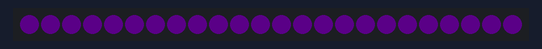
This sketch was run on a simulated Arduino Uno, built with avr-gcc and run on an emulated ATmega328P. On the bench: 24 RGB LEDs in strip order, left to right. Dim RGB values are drawn brighter than linear; random numbers use the default seed unless the sketch sets one.

Above: at 0.05 s.
At 4.85 s:
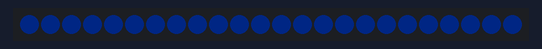
At 9.85 s:
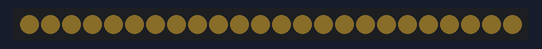
At 19.95 s:
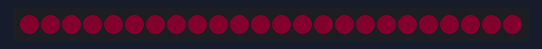
At 30.06 s:
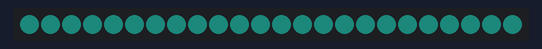
At 39.86 s:
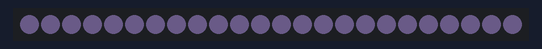

The sketch:

coderdojo_pixels_ring_8.ino
```cpp
#include <Adafruit_NeoPixel.h>

// Vaste waarden om het programma leesbaarder te maken. Daarvoor gebruiken we #define ...

// Arduino Uno, bordselectie: 'Arduino Uno'
// #define PIXEL_PIN 11  // ESP32 DEV module pin pixels

// ESP32 DEV module, bordselectie: 'ESP32 DEV module'
// #define PIXEL_PIN 13  // ESP32 DEV module pin pixels

// ESP32 C3 Super Mini (Plus), bordselectie: 'Nologo ESPC3 Super Mini'
#define PIXEL_PIN 0  // ESP32 C3 Super Mini (Plus) pin pixels

#define AANTAL_PIXELS 24  // Pas dit aan voor het aantal pixels dat jij op jouw pixelring hebt. 8, 12, 16 of 24.

// Dit zijn de codes om kleuren te kiezen voor de pixel, meer uitleg komt later.
#define KLEUR_ROOD 0xFF0000     // Rood
#define KLEUR_GEEL 0xFFFF00     // Geel
#define KLEUR_GROEN 0x00FF00    // Groen
#define KLEUR_INDIGO 0x00FFFF   // Indigo
#define KLEUR_BLAUW 0x0000FF    // Blauw
#define KLEUR_MAGENTA 0xFF00FF  // Magenta
#define KLEUR_WIT 0xFFFFFF      // Wit

#define PIXEL_HELDERHEID 10  // Pas hier de helderheid aan van de pixels. 0 is donker tot 255 is helder.

// Hier bepaal je het aantal pixels, welke pin aansluiting, welk type pixels.
Adafruit_NeoPixel pixels(AANTAL_PIXELS, PIXEL_PIN, NEO_GRB + NEO_KHZ800);

void kleurAllePixels(uint32_t kleur) {
  for (int i = 0; i < AANTAL_PIXELS; i++)
    pixels.setPixelColor(i, kleur);
  pixels.show();
}

// Alles klaar zetten
void setup() {
  // De pixels klaarmaken voor gebruik
  pixels.begin();                          // initialisatie pixels
  pixels.setBrightness(PIXEL_HELDERHEID);  // Helderheid aanpassen van 0 (donker) tot 255 (helder)
}

// Hoofdlus
void loop() {
  kleurAllePixels(pixels.Color(random(255), random(255), random(255)));
  delay(100);

  /*
  We weten nu veel over kleuren.
  Laat ons nu nog wat leuke effecten maken.
  Open de negende oefening.
  */
}
```
